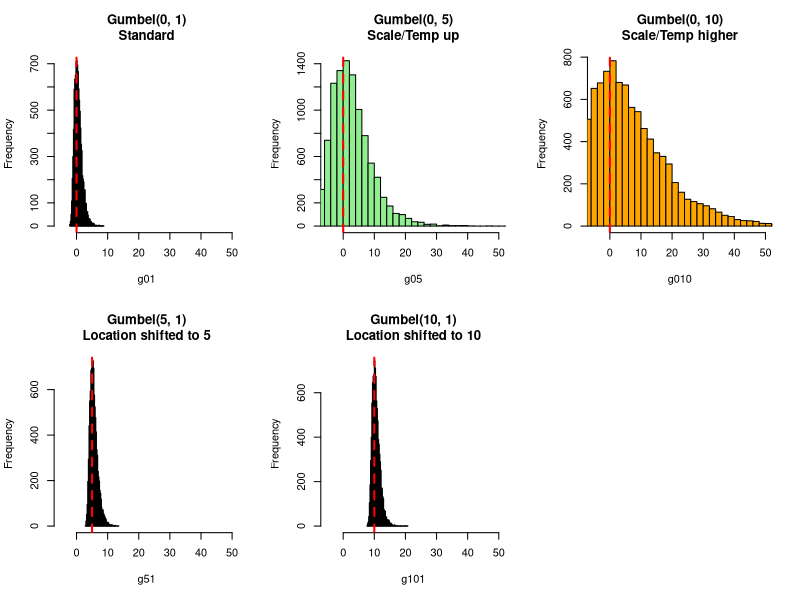

This chart was generated by the following R code:
# Gumbel Distribution Comparison Script

# 手動定義 Gumbel 分佈生成函數
# Formula: x = location - scale * log(-log(u)) where u ~ Uniform(0,1)
rgumbel <- function(n, loc = 0, scale = 1) {
  u <- runif(n)
  return(loc - scale * log(-log(u)))
}

set.seed(42)
n <- 10000

# 準備存檔
pdf("C:/Users/User/Documents/R/Thesis/noise/gumbel/gumbel_comparison.pdf", width = 10, height = 8)
par(mfrow = c(2, 3)) # 2列3欄的佈局

# 1. 調整 Scale (驗證 temp 的影響)
g01 <- rgumbel(n, 0, 1)
hist(g01, breaks = 50, main = "Gumbel(0, 1)\nStandard", col = "skyblue", xlim = c(-5, 50))
abline(v = 0, col = "red", lwd = 2, lty = 2) # 標記 Location

g05 <- rgumbel(n, 0, 5)
hist(g05, breaks = 50, main = "Gumbel(0, 5)\nScale/Temp up", col = "lightgreen", xlim = c(-5, 50))
abline(v = 0, col = "red", lwd = 2, lty = 2)

g010 <- rgumbel(n, 0, 10)
hist(g010, breaks = 50, main = "Gumbel(0, 10)\nScale/Temp higher", col = "orange", xlim = c(-5, 50))
abline(v = 0, col = "red", lwd = 2, lty = 2)

# 2. 調整 Location (驗證位置移動)
g51 <- rgumbel(n, 5, 1)
hist(g51, breaks = 50, main = "Gumbel(5, 1)\nLocation shifted to 5", col = "pink", xlim = c(-5, 50))
abline(v = 5, col = "red", lwd = 2, lty = 2)

g101 <- rgumbel(n, 10, 1)
hist(g101, breaks = 50, main = "Gumbel(10, 1)\nLocation shifted to 10", col = "purple", xlim = c(-5, 50))
abline(v = 10, col = "red", lwd = 2, lty = 2)

dev.off()

cat("PDF plots generated at C:/Users/User/Documents/R/Thesis/noise/gumbel/gumbel_comparison.pdf\n")
